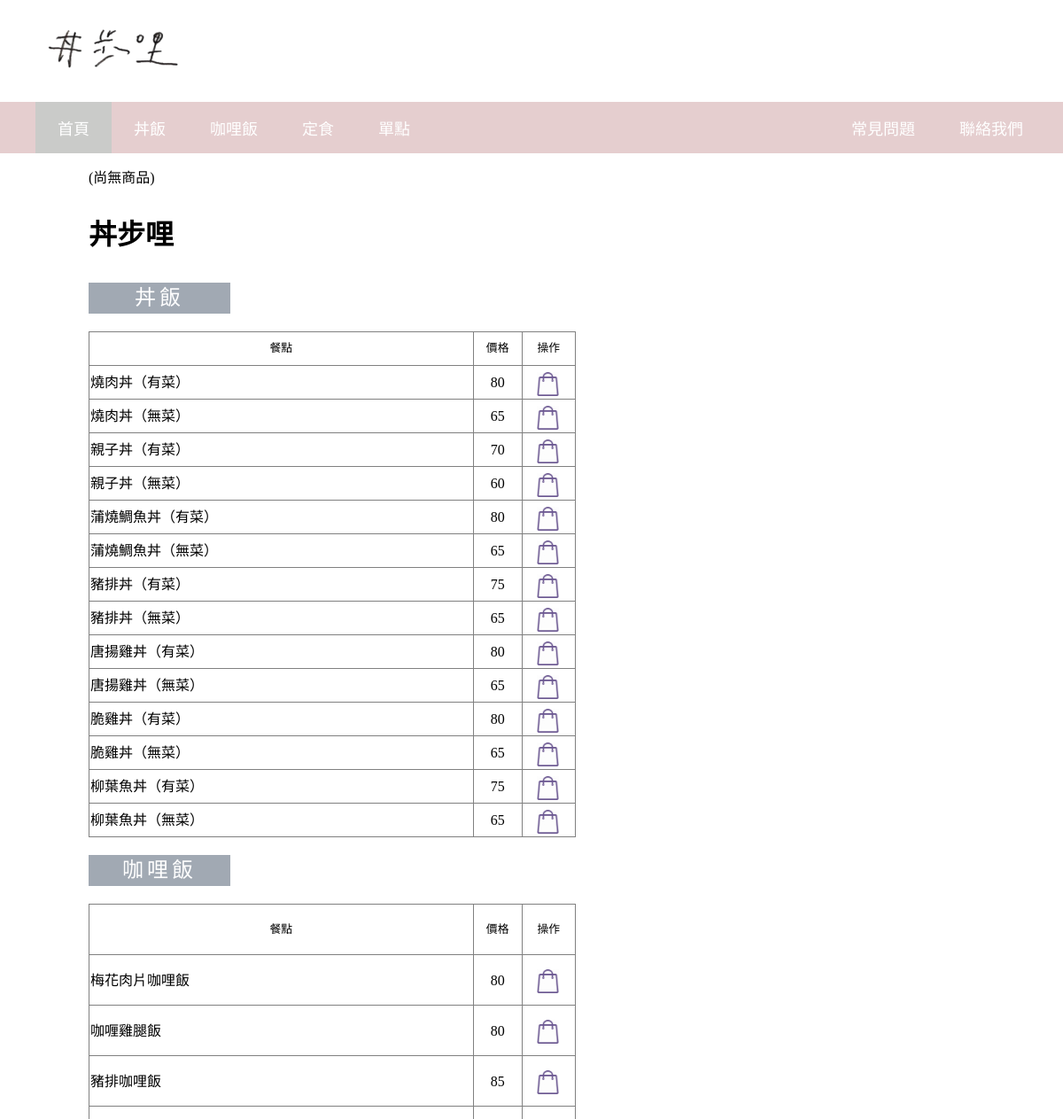
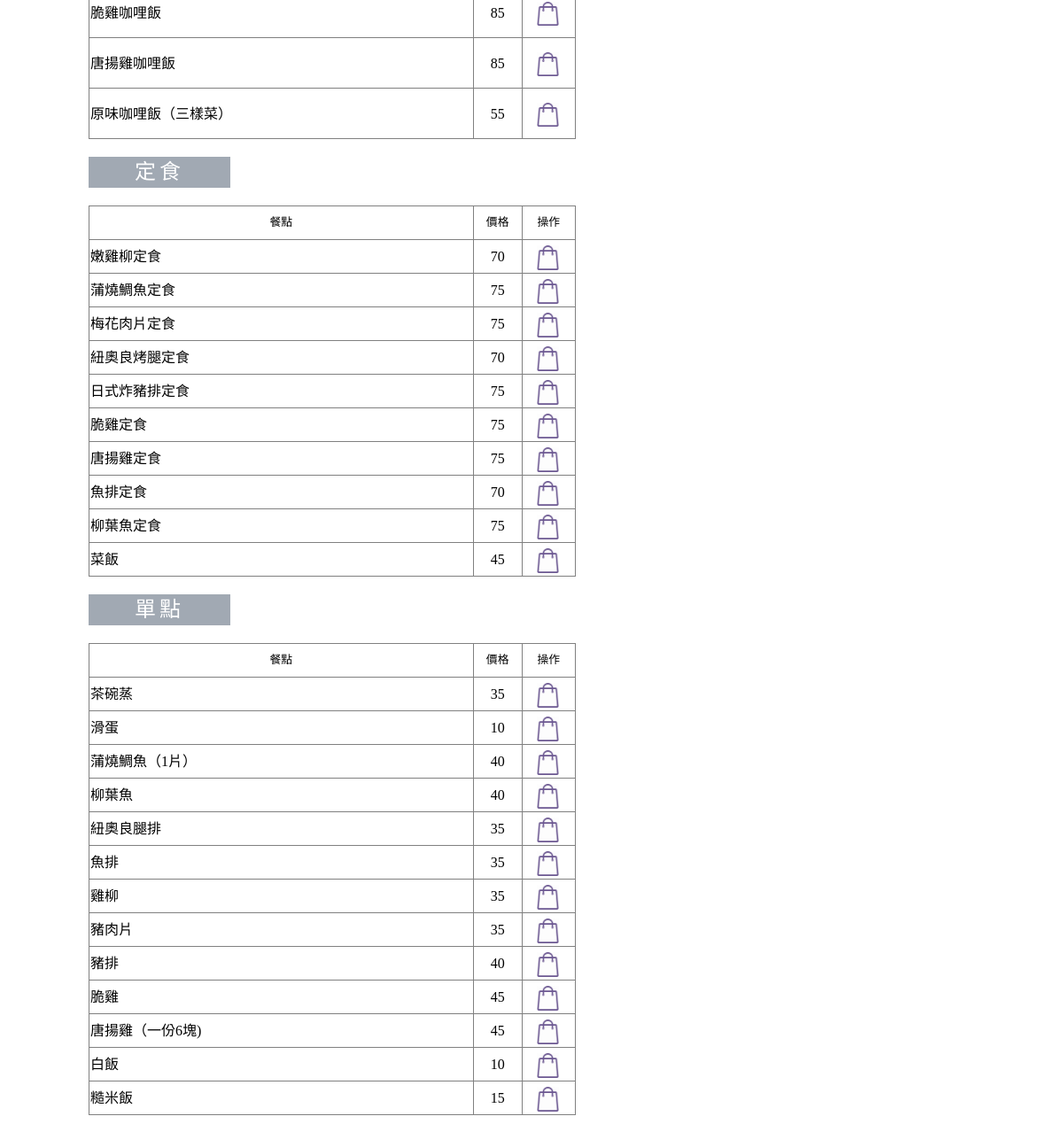
The page /shop/dong.php on the database its author committed (2 pictures, top to bottom).
### tables this page shows
CREATE TABLE `products` (
  `id` varchar(6) NOT NULL,
  `meal` varchar(50) NOT NULL,
  `price` varchar(5) NOT NULL
);

### shop/dong.php (the view, shortened to what this page needs)
<!DOCTYPE html>
<html lang="zh-TW">
<head>
  <link rel="stylesheet" type="text/css" href="../四海遊龍/css/style.css">
</head>
<body>
	<div class="header">
    	<div class="pic">
			<img src="../四海遊龍/images/004.PNG">
		</div>
   		<nav class="navbar fixed-top">
		 	<ul>
		 		<li class="active"><a href="../雙溪店家頁面/index.php">首頁</a></li>
		 		<li><a href="#1">丼飯</a></li>
		 		<li><a href="#2">咖哩飯</a></li>
		 		<li><a href="#3">定食</a></li>
		 		<li><a href="#4">單點</a></li>
		 		<li style="float: right;margin-right: 20px;" ><a href="../聯絡我們/index.html" target="_blank">聯絡我們</a></li>
		 		<li style="float: right"><a href="../Q&A/index.html" target="_blank">常見問題</a></li>
		 	</ul>
		 </nav>
	</div>
	<div class="content">
	<?php
	include ("../購物車/methods.php");
	$cart = new Cart;
	include ("../connect_mysql.php");
	?><a href="../購物車/ShoppingCart.php" title="View Cart">(<?php echo ($cart->total_items() > 0)?$cart->total_items().'件商品':'尚無商品';?>)</a>
	<h1>丼步哩</h1>
<div class="meal">
<table border="1" height="400px" width="550px" class="set">
	<td width="79%" style="font-size: 80%;text-align: center">餐點</td>
	<td width="10%" style="font-size: 80%;text-align: center">價格</td>
	<td width="11%" style="font-size: 80%;text-align: center">操作</td><br>
<h2 id="1">丼飯</h2>
<?php
$result = $conn->query("SELECT * FROM products limit 165,14");
if($result->num_rows > 0){
	while($row = $result->fetch_assoc()){
		?>
		<tr>
			<td><?php echo $row['meal']?></td>
			<td style="text-align: center"><?php echo $row['price']?></td>
			<td style="font-size:60% ;text-align:center">
			<a href="../購物車/action.php?action=addToCart&id=<?php echo $row["id"];?>" class="img"><div class="img1"><img src="../四海遊龍/images/cart.png">			</div>
			</a>
			</td>
		</tr>
	<?php }
}else{?>
<p>Product not found.....</p>
</table>
<?php }
?>
<table border="1" height="400px" width="550px" class="noodle">
	<td  width="79%" style="font-size: 80%;text-align: center">餐點</td>
	<td width="10%" style="font-size: 80%;text-align: center">價格</td>
	<td width="11%" style="font-size: 80%;text-align: center">操作</td>
<h2 id="2">咖哩飯</h2>
<?php
$result = $conn->query("SELECT * FROM products limit 179,6");
if($result->num_rows > 0){
	while($row = $result->fetch_assoc()){
		?>
		<tr>
			<td><?php echo $row['meal']?></td>
			<td style="text-align: center"><?php echo $row['price']?></td>
			<td style="font-size:60% ;color: red;text-align:center">
			<a href="../購物車/action.php?action=addToCart&id=<?php echo $row["id"];?>" class="img"><div class="img1">
				<img src="../四海遊龍/images/cart.png">
				</div>
			</a>
			</td>
		</tr>
	<?php }
}else{?>
<p>Product not found.....</p>
</table>
<?php }
?>
<table border="1" height="400px" width="550px" class="dump">
	<td width="79%" style="font-size: 80%;text-align: center">餐點</td>
	<td width="10%" style="font-size: 80%;text-align: center">價格</td>
	<td width="11%" style="font-size: 80%;text-align: center">操作</td>
<h2 id="3">定食</h2>
<?php
$result = $conn->query("SELECT * FROM products limit 185,10");
if($result->num_rows > 0){
	while($row = $result->fetch_assoc()){
		?>
		<tr>
			<td><?php echo $row['meal']?></td>
			<td style="text-align: center"><?php echo $row['price']?></td>
			<td style="font-size:60%;text-align:center">
			<a href="../購物車/action.php?action=addToCart&id=<?php echo $row["id"];?>" class="img"><div class="img1">
				<img src="../四海遊龍/images/cart.png">
				</div>
			</a>
			</td>
		</tr>
	<?php }
}else{?>
<p>Product not found.....</p>
</table>
<?php }
?>
<table border="1" height="400px" width="550px" class="soup">
	<td width="79%" style="font-size: 80%;text-align: center">餐點</td>
	<td width="10%" style="font-size: 80%;text-align: center">價格</td>
	<td width="11%" style="font-size: 80%;text-align: center">操作</td>
<h2 id="4">單點</h2>
<?php
$result = $conn->query("SELECT * FROM products limit 195,13");
if($result->num_rows > 0){
	while($row = $result->fetch_assoc()){
		?>
		<tr>
			<td><?php echo $row['meal']?></td>
			<td style="text-align: center;"><?php echo $row['price']?></td>
			<td style="font-size:60%;text-align:center">
			<a href="../購物車/action.php?action=addToCart&id=<?php echo $row["id"];?>" class="img"><div class="img1">
				<img src="../四海遊龍/images/cart.png">
				</div>
			</a>
			</td>
		</tr>
	<?php }
}else{?>
<p>Product not found.....</p>
</table>
<?php }
?>
</div>
</div>
</body>
</html>

### 購物車/methods.php (shortened to what this page needs)
<!DOCTYPE html>
<html>
<head>
</head>
<body>
<?php
class Cart{
	protected $cart_contents = array();
	public function __construct(){
		$this->cart_contents = !empty($_SESSION['cart_contents'])?$_SESSION['cart_contents']:NULL;
		if($this->cart_contents === NULL){
			$this->cart_contents = array('cart_total'=>0,'total_items'=>0);
		}
	}
	public function total_items(){
		return $this->cart_contents['total_items'];
	}
}
?>
</body>
</html>

### connect_mysql.php (shortened to what this page needs)
<!DOCTYPE html>
<html>
<head>
</head>
<body>
</body>
</html>

### 四海遊龍/css/style.css (style rules this page uses)
body { margin-top: 0%; margin-left: 0%; margin-right: 0%; font-family:"SimSun"; box-sizing: border-box; }
a { text-decoration: none; color: black; }
.header { background-color: white; width: 100%; }
.navbar { width: 100%; margin-top: 0px; font-size: 18px; }
.navbar ul { list-style-type: none; margin: 0; padding: 20; overflow: hidden; background-color: #e5cecf; }
.navbar li { display: inline; float: left; }
.navbar li a { display: block; color: white; text-align: center; padding: 16px 25px; text-decoration: none; }
.active { background-color: #cacbc9; }
h1 { margin-top: 30px; }
.content { margin-top: 40px; margin-left: 100px; line-height: 35px; }
.meal { margin-top: -40px; }
.img1 { position: absolute; margin-left: 15px; margin-top: -12px; width: 25px; height: 15px; }
.img img { width: 100%; }
.pic { margin-top: 15px; margin-left: 25px; width: 200px; height: 100px; }
.pic img { margin-right: 10px; width: 100%; }
.content { margin-top: 10px; }
table { border-collapse: collapse; }
h2 { text-align: center; width: 160px; background-color: #a1a9b3; color: #ffffff; font-weight: 1; letter-spacing: 4px; }

### rows shown on the page
products: meal "燒肉丼（有菜）", price "80"
products: meal "燒肉丼（無菜）", price "65"
products: meal "親子丼（有菜）", price "70"
products: meal "親子丼（無菜）", price "60"
products: meal "蒲燒鯛魚丼（有菜）", price "80"
products: meal "蒲燒鯛魚丼（無菜）", price "65"
products: meal "豬排丼（有菜）", price "75"
products: meal "豬排丼（無菜）", price "65"
products: meal "唐揚雞丼（有菜）", price "80"
products: meal "唐揚雞丼（無菜）", price "65"
products: meal "脆雞丼（有菜）", price "80"
products: meal "脆雞丼（無菜）", price "65"
products: meal "柳葉魚丼（有菜）", price "75"
products: meal "柳葉魚丼（無菜）", price "65"
products: meal "梅花肉片咖哩飯", price "80"
products: meal "咖喱雞腿飯", price "80"
products: meal "豬排咖哩飯", price "85"
products: meal "脆雞咖哩飯", price "85"
products: meal "唐揚雞咖哩飯", price "85"
products: meal "原味咖哩飯（三樣菜）", price "55"
products: meal "嫩雞柳定食", price "70"
products: meal "蒲燒鯛魚定食", price "75"
products: meal "梅花肉片定食", price "75"
products: meal "紐奧良烤腿定食", price "70"
products: meal "日式炸豬排定食", price "75"
products: meal "脆雞定食", price "75"
products: meal "唐揚雞定食", price "75"
products: meal "魚排定食", price "70"
products: meal "柳葉魚定食", price "75"
products: meal "菜飯", price "45"
products: meal "茶碗蒸", price "35"
products: meal "滑蛋", price "10"
products: meal "蒲燒鯛魚（1片）", price "40"
products: meal "柳葉魚", price "40"
products: meal "紐奧良腿排", price "35"
products: meal "魚排", price "35"
products: meal "雞柳", price "35"
products: meal "豬肉片", price "35"
products: meal "豬排", price "40"
products: meal "脆雞", price "45"
products: meal "唐揚雞（一份6塊)", price "45"
products: meal "白飯", price "10"
products: meal "糙米飯", price "15"
